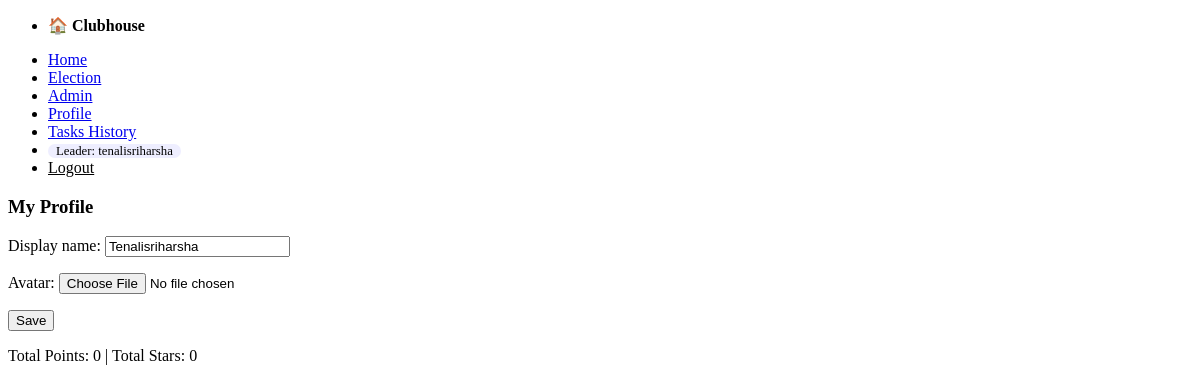
/accounts/profile/ (signed in), run on the app's committed database.
### core/models.py (models this page shows, shortened)
class SiteSetting(models.Model):
    join_code = models.CharField(max_length=32, blank=True, default='')
    current_leader = models.ForeignKey(
        User, null=True, blank=True, on_delete=models.SET_NULL, related_name='leader_of'
    )
    @classmethod
    def get_solo(cls):
        obj, _ = cls.objects.get_or_create(pk=1)
        return obj

### accounts/models.py (models this page shows, shortened)
class Profile(models.Model):
    user = models.OneToOneField(User, on_delete=models.CASCADE)
    display_name = models.CharField(max_length=50, blank=True)
    avatar = models.ImageField(upload_to=avatar_path, blank=True, null=True)
    is_approved = models.BooleanField(default=False)
    points_total = models.IntegerField(default=0)
    stars_total = models.IntegerField(default=0)

### accounts/views.py (the view)
# urls.py: path('profile/', views.profile, name='profile'),
@login_required
def profile(request):
    prof = request.user.profile
    if not prof.is_approved:
        return redirect('accounts:pending')
    if request.method == 'POST':
        form = ProfileForm(request.POST, request.FILES, instance=prof)
        if form.is_valid():
            form.save()
            messages.success(request, 'Profile updated.')
            return redirect('accounts:profile')
    else:
        form = ProfileForm(instance=prof)
    return render(request, 'accounts/profile.html', {'form': form})

### accounts/forms.py (shortened to what this page needs)
class ProfileForm(forms.ModelForm):
    class Meta:
        model = Profile
        fields = ['display_name', 'avatar']

### core/context_processors.py (called while the page is built)
def site_settings(request):
    return {'SITE': SiteSetting.get_solo()}

### templates/accounts/profile.html
{% extends "base.html" %}
{% block content %}
<h3>My Profile</h3>
<form method="post" enctype="multipart/form-data">{% csrf_token %}
  {{ form.as_p }}
  <button type="submit">Save</button>
</form>
<p>Total Points: {{ request.user.profile.points_total }} | Total Stars: {{ request.user.profile.stars_total }}</p>
{% endblock %}

### templates/base.html (shortened to what this page needs)
<!doctype html>
<html lang="en">
<head>
  <link rel="stylesheet" href="https://unpkg.com/@picocss/pico@1.5.10/css/pico.min.css">
</head>
<body>
  <nav class="container-fluid">
    <ul>
      <li><strong>🏠 Clubhouse</strong></li>
    </ul>
    <ul>
      {% if user.is_authenticated %}
        <li><a href="{% url 'tasksapp:home' %}">Home</a></li>
        <li><a href="{% url 'elections:current' %}">Election</a></li>
        {% if user.is_superuser or user.is_staff %}<li><a href="{% url 'core:admin_panel' %}">Admin</a></li>{% endif %}
        <li><a href="{% url 'accounts:profile' %}">Profile</a></li>
        <li><a href="{% url 'tasksapp:history' %}">Tasks History</a></li>
        <li><span class="badge">Leader: {{ SITE.current_leader.username|default:"—" }}</span></li>
        <li>
          <form method="post" action="{% url 'accounts:logout' %}" style="display:inline;">
            <button type="submit" class="linklike">Logout</button>
          </form>
        </li>
      {% else %}
        <li><a href="{% url 'accounts:login' %}">Login</a></li>
        <li><a href="{% url 'accounts:signup' %}">Signup</a></li>
      {% endif %}
    </ul>
  </nav>
  <main class="container">
    {% block content %}{% endblock %}
  </main>
</body>
</html>

### templates/base.html (style rules this page uses)
.badge { background: #eef; padding: 0 .5rem; border-radius: 999px; font-size: .8rem; }
nav ul { align-items: center; }
.linklike { background: none; border: none; padding: 0; color: inherit; text-decoration: underline; cursor: pointer; font: inherit; }

### data on the page
SiteSetting: current_leader.username "tenalisriharsha"
Profile: display_name "Tenalisriharsha"

### other printed values
{{ request.user.profile.points_total }} "0"
{{ request.user.profile.stars_total }} "0"
